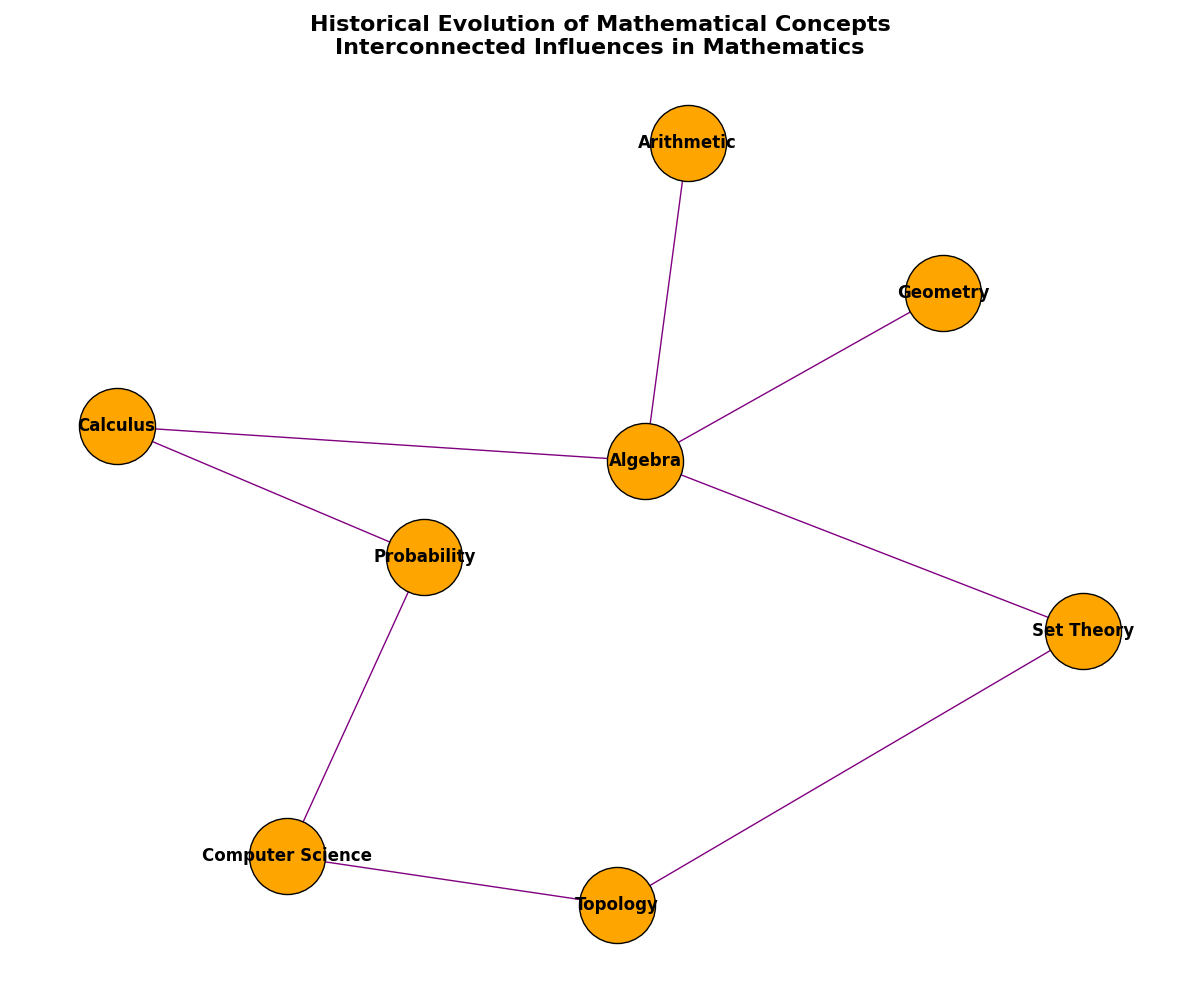

Here is the Python script that generated this plot:
import matplotlib.pyplot as plt
import networkx as nx

G = nx.DiGraph()

nodes = {
    'A': 'Arithmetic',
    'G': 'Geometry',
    'Al': 'Algebra',
    'C': 'Calculus',
    'S': 'Set Theory',
    'P': 'Probability',
    'T': 'Topology',
    'CS': 'Computer Science'
}

G.add_nodes_from(nodes.keys())

edges = [
    ('A', 'Al'),
    ('G', 'Al'),
    ('Al', 'C'),
    ('C', 'P'),
    ('P', 'CS'),
    ('Al', 'S'),
    ('S', 'T'),
    ('T', 'CS')
]

G.add_edges_from(edges)

pos = nx.spring_layout(G, seed=42)

plt.figure(figsize=(12, 10))

# Updated node color to represent new color set
nx.draw_networkx_nodes(G, pos, node_color='orange', node_size=3000, edgecolors='k')
nx.draw_networkx_labels(G, pos, labels=nodes, font_size=12, font_weight='bold')
nx.draw_networkx_edges(G, pos, edgelist=edges, edge_color='purple', arrows=True, arrowsize=20, arrowstyle='-|>')

plt.title('Historical Evolution of Mathematical Concepts\nInterconnected Influences in Mathematics', fontsize=16, fontweight='bold')
plt.axis('off')
plt.tight_layout()
plt.show()
